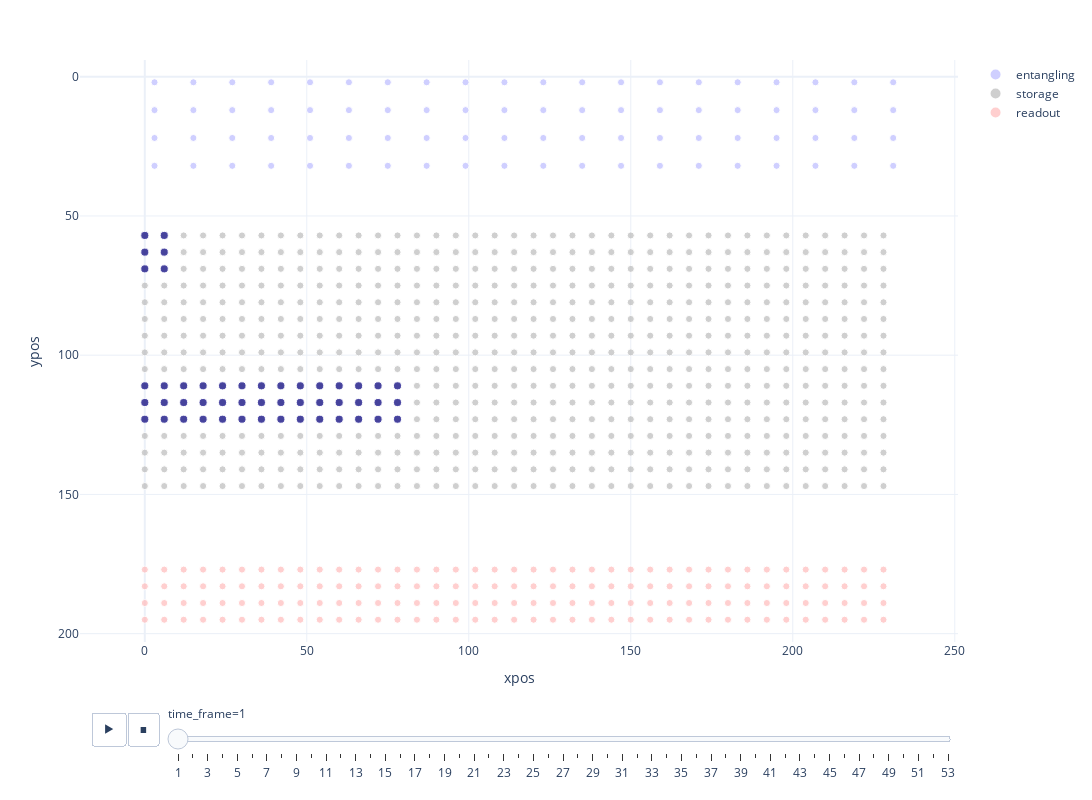

The notebook cell this image was saved under:
### Code cell
# Here, we combine the two figures above into one figure
# [SPOILER]: The following is very hacky, be warned!
# For an explanation: in principle two figures can be combined by invoking the method `add_traces` on one graphic and
# passing the content of the `.data` attribute of the other figure. However, in this case this results in either having
# the grid in the foreground or loosing the animation capability. Hence, we convert both figures to python dictionaries
# (to bypass integrity checks of the python objects).
#   1. We add the layers (one for every zone) showing the grid BEFORE the animation layer (`add_traces` would append them
#      to the end), and
#   2. Add three empty layers to each frame such that the atom layer is always the fourth one.
fig_dict = atoms.to_dict()
fig_dict["data"] = sites.to_dict()["data"] + fig_dict["data"]
for frame in fig_dict["frames"]:
    frame["data"] = [{},{},{},frame["data"][0]]
# Read-in the dictionary and display figure
fig = go.Figure(fig_dict)
fig.show()

### Figure 1 — Plotly figure (JSON) as saved in the notebook; plotly's stock layout.template omitted (floating-point values rounded to 4 significant figures; data arrays with more than 128 entries replaced by an {"elided": "..."} marker saying what was removed)
{"data": [{"hovertemplate": "zone=entangling<br>xpos=%{x}<br>ypos=%{y}<br>size=%{marker.size}<extra></extra>", "legendgroup": "entangling", "marker": {"color": "#bbf", "size": [1, 1, 1, 1, 1, 1, 1, 1, 1, 1, 1, 1, 1, 1, 1, 1, 1, 1, 1, 1, 1, 1, 1, 1, 1, 1, 1, 1, 1, 1, 1, 1, 1, 1, 1, 1, 1, 1, 1, 1, 1, 1, 1, 1, 1, 1, 1, 1, 1, 1, 1, 1, 1, 1, 1, 1, 1, 1, 1, 1, 1, 1, 1, 1, 1, 1, 1, 1, 1, 1, 1, 1, 1, 1, 1, 1, 1, 1, 1, 1], "sizemode": "area", "sizeref": 0.04, "symbol": "circle"}, "mode": "markers", "name": "entangling", "orientation": "v", "showlegend": true, "type": "scatter", "x": [3, 15, 27, 39, 51, 63, 75, 87, 99, 111, 123, 135, 147, 159, 171, 183, 195, 207, 219, 231, 3, 15, 27, 39, 51, 63, 75, 87, 99, 111, 123, 135, 147, 159, 171, 183, 195, 207, 219, 231, 3, 15, 27, 39, 51, 63, 75, 87, 99, 111, 123, 135, 147, 159, 171, 183, 195, 207, 219, 231, 3, 15, 27, 39, 51, 63, 75, 87, 99, 111, 123, 135, 147, 159, 171, 183, 195, 207, 219, 231], "xaxis": "x", "y": [2, 2, 2, 2, 2, 2, 2, 2, 2, 2, 2, 2, 2, 2, 2, 2, 2, 2, 2, 2, 12, 12, 12, 12, 12, 12, 12, 12, 12, 12, 12, 12, 12, 12, 12, 12, 12, 12, 12, 12, 22, 22, 22, 22, 22, 22, 22, 22, 22, 22, 22, 22, 22, 22, 22, 22, 22, 22, 22, 22, 32, 32, 32, 32, 32, 32, 32, 32, 32, 32, 32, 32, 32, 32, 32, 32, 32, 32, 32, 32], "yaxis": "y"}, {"hovertemplate": "zone=storage<br>xpos=%{x}<br>ypos=%{y}<br>size=%{marker.size}<extra></extra>", "legendgroup": "storage", "marker": {"color": "#bbb", "size": {"elided": "624 int values"}, "sizemode": "area", "sizeref": 0.04, "symbol": "circle"}, "mode": "markers", "name": "storage", "orientation": "v", "showlegend": true, "type": "scatter", "x": {"elided": "624 int values"}, "xaxis": "x", "y": {"elided": "624 int values"}, "yaxis": "y"}, {"hovertemplate": "zone=readout<br>xpos=%{x}<br>ypos=%{y}<br>size=%{marker.size}<extra></extra>", "legendgroup": "readout", "marker": {"color": "#fbb", "size": {"elided": "156 int values"}, "sizemode": "area", "sizeref": 0.04, "symbol": "circle"}, "mode": "markers", "name": "readout", "orientation": "v", "showlegend": true, "type": "scatter", "x": {"elided": "156 int values"}, "xaxis": "x", "y": {"elided": "156 int values"}, "yaxis": "y"}, {"hovertemplate": "<b>%{hovertext}</b><br><br>time_frame=1<br>xpos=%{x}<br>ypos=%{y}<br>size=%{marker.size}<br>gate=%{marker.color}<extra></extra>", "hovertext": [0, 1, 2, 3, 4, 5, 6, 7, 8, 9, 10, 11, 12, 13, 14, 15, 16, 17, 18, 19, 20, 21, 22, 23, 24, 25, 26, 27, 28, 29, 30, 31, 32, 33, 34, 35, 36, 37, 38, 39, 40, 41, 42, 43, 44, 45, 46, 47], "ids": [0, 1, 2, 3, 4, 5, 6, 7, 8, 9, 10, 11, 12, 13, 14, 15, 16, 17, 18, 19, 20, 21, 22, 23, 24, 25, 26, 27, 28, 29, 30, 31, 32, 33, 34, 35, 36, 37, 38, 39, 40, 41, 42, 43, 44, 45, 46, 47], "legendgroup": "", "marker": {"color": [1, 1, 1, 1, 1, 1, 1, 1, 1, 1, 1, 1, 1, 1, 1, 1, 1, 1, 1, 1, 1, 1, 1, 1, 1, 1, 1, 1, 1, 1, 1, 1, 1, 1, 1, 1, 1, 1, 1, 1, 1, 1, 1, 1, 1, 1, 1, 1], "coloraxis": "coloraxis", "size": [1, 1, 1, 1, 1, 1, 1, 1, 1, 1, 1, 1, 1, 1, 1, 1, 1, 1, 1, 1, 1, 1, 1, 1, 1, 1, 1, 1, 1, 1, 1, 1, 1, 1, 1, 1, 1, 1, 1, 1, 1, 1, 1, 1, 1, 1, 1, 1], "sizemode": "area", "sizeref": 0.03, "symbol": "circle"}, "mode": "markers", "name": "", "orientation": "v", "showlegend": false, "type": "scatter", "x": [0, 6, 0, 6, 0, 6, 60, 66, 60, 66, 60, 66, 0, 6, 0, 6, 0, 6, 48, 54, 48, 54, 48, 54, 36, 42, 36, 42, 36, 42, 12, 18, 12, 18, 12, 18, 24, 30, 24, 30, 24, 30, 72, 78, 72, 78, 72, 78], "xaxis": "x", "y": [57, 57, 63, 63, 69, 69, 111, 111, 117, 117, 123, 123, 111, 111, 117, 117, 123, 123, 111, 111, 117, 117, 123, 123, 111, 111, 117, 117, 123, 123, 111, 111, 117, 117, 123, 123, 111, 111, 117, 117, 123, 123, 111, 111, 117, 117, 123, 123], "yaxis": "y"}], "layout": {"coloraxis": {"cmax": 4, "cmin": 1, "colorbar": {"title": {"text": "gate"}}, "colorscale": [[0, "#0d0887"], [0.1111, "#46039f"], [0.2222, "#7201a8"], [0.3333, "#9c179e"], [0.4444, "#bd3786"], [0.5556, "#d8576b"], [0.6667, "#ed7953"], [0.7778, "#fb9f3a"], [0.8889, "#fdca26"], [1, "#f0f921"]], "showscale": false}, "height": 800, "legend": {"itemsizing": "constant", "tracegroupgap": 0}, "margin": {"t": 60}, "sliders": [{"active": 0, "currentvalue": {"prefix": "time_frame="}, "len": 0.9, "pad": {"b": 10, "t": 60}, "steps": [{"args": [["1"], {"frame": {"duration": 0, "redraw": false}, "fromcurrent": true, "mode": "immediate", "transition": {"duration": 0, "easing": "linear"}}], "label": "1", "method": "animate"}, {"args": [["2"], {"frame": {"duration": 0, "redraw": false}, "fromcurrent": true, "mode": "immediate", "transition": {"duration": 0, "easing": "linear"}}], "label": "2", "method": "animate"}, {"args": [["3"], {"frame": {"duration": 0, "redraw": false}, "fromcurrent": true, "mode": "immediate", "transition": {"duration": 0, "easing": "linear"}}], "label": "3", "method": "animate"}, {"args": [["4"], {"frame": {"duration": 0, "redraw": false}, "fromcurrent": true, "mode": "immediate", "transition": {"duration": 0, "easing": "linear"}}], "label": "4", "method": "animate"}, {"args": [["5"], {"frame": {"duration": 0, "redraw": false}, "fromcurrent": true, "mode": "immediate", "transition": {"duration": 0, "easing": "linear"}}], "label": "5", "method": "animate"}, {"args": [["6"], {"frame": {"duration": 0, "redraw": false}, "fromcurrent": true, "mode": "immediate", "transition": {"duration": 0, "easing": "linear"}}], "label": "6", "method": "animate"}, {"args": [["7"], {"frame": {"duration": 0, "redraw": false}, "fromcurrent": true, "mode": "immediate", "transition": {"duration": 0, "easing": "linear"}}], "label": "7", "method": "animate"}, {"args": [["8"], {"frame": {"duration": 0, "redraw": false}, "fromcurrent": true, "mode": "immediate", "transition": {"duration": 0, "easing": "linear"}}], "label": "8", "method": "animate"}, {"args": [["9"], {"frame": {"duration": 0, "redraw": false}, "fromcurrent": true, "mode": "immediate", "transition": {"duration": 0, "easing": "linear"}}], "label": "9", "method": "animate"}, {"args": [["10"], {"frame": {"duration": 0, "redraw": false}, "fromcurrent": true, "mode": "immediate", "transition": {"duration": 0, "easing": "linear"}}], "label": "10", "method": "animate"}, {"args": [["11"], {"frame": {"duration": 0, "redraw": false}, "fromcurrent": true, "mode": "immediate", "transition": {"duration": 0, "easing": "linear"}}], "label": "11", "method": "animate"}, {"args": [["12"], {"frame": {"duration": 0, "redraw": false}, "fromcurrent": true, "mode": "immediate", "transition": {"duration": 0, "easing": "linear"}}], "label": "12", "method": "animate"}, {"args": [["13"], {"frame": {"duration": 0, "redraw": false}, "fromcurrent": true, "mode": "immediate", "transition": {"duration": 0, "easing": "linear"}}], "label": "13", "method": "animate"}, {"args": [["14"], {"frame": {"duration": 0, "redraw": false}, "fromcurrent": true, "mode": "immediate", "transition": {"duration": 0, "easing": "linear"}}], "label": "14", "method": "animate"}, {"args": [["15"], {"frame": {"duration": 0, "redraw": false}, "fromcurrent": true, "mode": "immediate", "transition": {"duration": 0, "easing": "linear"}}], "label": "15", "method": "animate"}, {"args": [["16"], {"frame": {"duration": 0, "redraw": false}, "fromcurrent": true, "mode": "immediate", "transition": {"duration": 0, "easing": "linear"}}], "label": "16", "method": "animate"}, {"args": [["17"], {"frame": {"duration": 0, "redraw": false}, "fromcurrent": true, "mode": "immediate", "transition": {"duration": 0, "easing": "linear"}}], "label": "17", "method": "animate"}, {"args": [["18"], {"frame": {"duration": 0, "redraw": false}, "fromcurrent": true, "mode": "immediate", "transition": {"duration": 0, "easing": "linear"}}], "label": "18", "method": "animate"}, {"args": [["19"], {"frame": {"duration": 0, "redraw": false}, "fromcurrent": true, "mode": "immediate", "transition": {"duration": 0, "easing": "linear"}}], "label": "19", "method": "animate"}, {"args": [["20"], {"frame": {"duration": 0, "redraw": false}, "fromcurrent": true, "mode": "immediate", "transition": {"duration": 0, "easing": "linear"}}], "label": "20", "method": "animate"}, {"args": [["21"], {"frame": {"duration": 0, "redraw": false}, "fromcurrent": true, "mode": "immediate", "transition": {"duration": 0, "easing": "linear"}}], "label": "21", "method": "animate"}, {"args": [["22"], {"frame": {"duration": 0, "redraw": false}, "fromcurrent": true, "mode": "immediate", "transition": {"duration": 0, "easing": "linear"}}], "label": "22", "method": "animate"}, {"args": [["23"], {"frame": {"duration": 0, "redraw": false}, "fromcurrent": true, "mode": "immediate", "transition": {"duration": 0, "easing": "linear"}}], "label": "23", "method": "animate"}, {"args": [["24"], {"frame": {"duration": 0, "redraw": false}, "fromcurrent": true, "mode": "immediate", "transition": {"duration": 0, "easing": "linear"}}], "label": "24", "method": "animate"}, {"args": [["25"], {"frame": {"duration": 0, "redraw": false}, "fromcurrent": true, "mode": "immediate", "transition": {"duration": 0, "easing": "linear"}}], "label": "25", "method": "animate"}, {"args": [["26"], {"frame": {"duration": 0, "redraw": false}, "fromcurrent": true, "mode": "immediate", "transition": {"duration": 0, "easing": "linear"}}], "label": "26", "method": "animate"}, {"args": [["27"], {"frame": {"duration": 0, "redraw": false}, "fromcurrent": true, "mode": "immediate", "transition": {"duration": 0, "easing": "linear"}}], "label": "27", "method": "animate"}, {"args": [["28"], {"frame": {"duration": 0, "redraw": false}, "fromcurrent": true, "mode": "immediate", "transition": {"duration": 0, "easing": "linear"}}], "label": "28", "method": "animate"}, {"args": [["29"], {"frame": {"duration": 0, "redraw": false}, "fromcurrent": true, "mode": "immediate", "transition": {"duration": 0, "easing": "linear"}}], "label": "29", "method": "animate"}, {"args": [["30"], {"frame": {"duration": 0, "redraw": false}, "fromcurrent": true, "mode": "immediate", "transition": {"duration": 0, "easing": "linear"}}], "label": "30", "method": "animate"}, {"args": [["31"], {"frame": {"duration": 0, "redraw": false}, "fromcurrent": true, "mode": "immediate", "transition": {"duration": 0, "easing": "linear"}}], "label": "31", "method": "animate"}, {"args": [["32"], {"frame": {"duration": 0, "redraw": false}, "fromcurrent": true, "mode": "immediate", "transition": {"duration": 0, "easing": "linear"}}], "label": "32", "method": "animate"}, {"args": [["33"], {"frame": {"duration": 0, "redraw": false}, "fromcurrent": true, "mode": "immediate", "transition": {"duration": 0, "easing": "linear"}}], "label": "33", "method": "animate"}, {"args": [["34"], {"frame": {"duration": 0, "redraw": false}, "fromcurrent": true, "mode": "immediate", "transition": {"duration": 0, "easing": "linear"}}], "label": "34", "method": "animate"}, {"args": [["35"], {"frame": {"duration": 0, "redraw": false}, "fromcurrent": true, "mode": "immediate", "transition": {"duration": 0, "easing": "linear"}}], "label": "35", "method": "animate"}, {"args": [["36"], {"frame": {"duration": 0, "redraw": false}, "fromcurrent": true, "mode": "immediate", "transition": {"duration": 0, "easing": "linear"}}], "label": "36", "method": "animate"}, {"args": [["37"], {"frame": {"duration": 0, "redraw": false}, "fromcurrent": true, "mode": "immediate", "transition": {"duration": 0, "easing": "linear"}}], "label": "37", "method": "animate"}, {"args": [["38"], {"frame": {"duration": 0, "redraw": false}, "fromcurrent": true, "mode": "immediate", "transition": {"duration": 0, "easing": "linear"}}], "label": "38", "method": "animate"}, {"args": [["39"], {"frame": {"duration": 0, "redraw": false}, "fromcurrent": true, "mode": "immediate", "transition": {"duration": 0, "easing": "linear"}}], "label": "39", "method": "animate"}, {"args": [["40"], {"frame": {"duration": 0, "redraw": false}, "fromcurrent": true, "mode": "immediate", "transition": {"duration": 0, "easing": "linear"}}], "label": "40", "method": "animate"}, {"args": [["41"], {"frame": {"duration": 0, "redraw": false}, "fromcurrent": true, "mode": "immediate", "transition": {"duration": 0, "easing": "linear"}}], "label": "41", "method": "animate"}, {"args": [["42"], {"frame": {"duration": 0, "redraw": false}, "fromcurrent": true, "mode": "immediate", "transition": {"duration": 0, "easing": "linear"}}], "label": "42", "method": "animate"}, {"args": [["43"], {"frame": {"duration": 0, "redraw": false}, "fromcurrent": true, "mode": "immediate", "transition": {"duration": 0, "easing": "linear"}}], "label": "43", "method": "animate"}, {"args": [["44"], {"frame": {"duration": 0, "redraw": false}, "fromcurrent": true, "mode": "immediate", "transition": {"duration": 0, "easing": "linear"}}], "label": "44", "method": "animate"}, {"args": [["45"], {"frame": {"duration": 0, "redraw": false}, "fromcurrent": true, "mode": "immediate", "transition": {"duration": 0, "easing": "linear"}}], "label": "45", "method": "animate"}, {"args": [["46"], {"frame": {"duration": 0, "redraw": false}, "fromcurrent": true, "mode": "immediate", "transition": {"duration": 0, "easing": "linear"}}], "label": "46", "method": "animate"}, {"args": [["47"], {"frame": {"duration": 0, "redraw": false}, "fromcurrent": true, "mode": "immediate", "transition": {"duration": 0, "easing": "linear"}}], "label": "47", "method": "animate"}, {"args": [["48"], {"frame": {"duration": 0, "redraw": false}, "fromcurrent": true, "mode": "immediate", "transition": {"duration": 0, "easing": "linear"}}], "label": "48", "method": "animate"}, {"args": [["49"], {"frame": {"duration": 0, "redraw": false}, "fromcurrent": true, "mode": "immediate", "transition": {"duration": 0, "easing": "linear"}}], "label": "49", "method": "animate"}, {"args": [["50"], {"frame": {"duration": 0, "redraw": false}, "fromcurrent": true, "mode": "immediate", "transition": {"duration": 0, "easing": "linear"}}], "label": "50", "method": "animate"}, {"args": [["51"], {"frame": {"duration": 0, "redraw": false}, "fromcurrent": true, "mode": "immediate", "transition": {"duration": 0, "easing": "linear"}}], "label": "51", "method": "animate"}, {"args": [["52"], {"frame": {"duration": 0, "redraw": false}, "fromcurrent": true, "mode": "immediate", "transition": {"duration": 0, "easing": "linear"}}], "label": "52", "method": "animate"}, {"args": [["53"], {"frame": {"duration": 0, "redraw": false}, "fromcurrent": true, "mode": "immediate", "transition": {"duration": 0, "easing": "linear"}}], "label": "53", "method": "animate"}], "x": 0.1, "xanchor": "left", "y": 0, "yanchor": "top"}], "updatemenus": [{"buttons": [{"args": [null, {"frame": {"duration": 1000, "redraw": false}, "fromcurrent": true, "mode": "immediate", "transition": {"duration": 500, "easing": "linear"}}], "label": "&#9654;", "method": "animate"}, {"args": [[null], {"frame": {"duration": 0, "redraw": false}, "fromcurrent": true, "mode": "immediate", "transition": {"duration": 0, "easing": "linear"}}], "label": "&#9724;", "method": "animate"}], "direction": "left", "pad": {"r": 10, "t": 70}, "showactive": false, "type": "buttons", "x": 0.1, "xanchor": "right", "y": 0, "yanchor": "top"}], "width": 1200, "xaxis": {"anchor": "y", "domain": [0, 1], "range": [-20, 251], "title": {"text": "xpos"}}, "yaxis": {"anchor": "x", "domain": [0, 1], "range": [203, -6], "title": {"text": "ypos"}}}}
